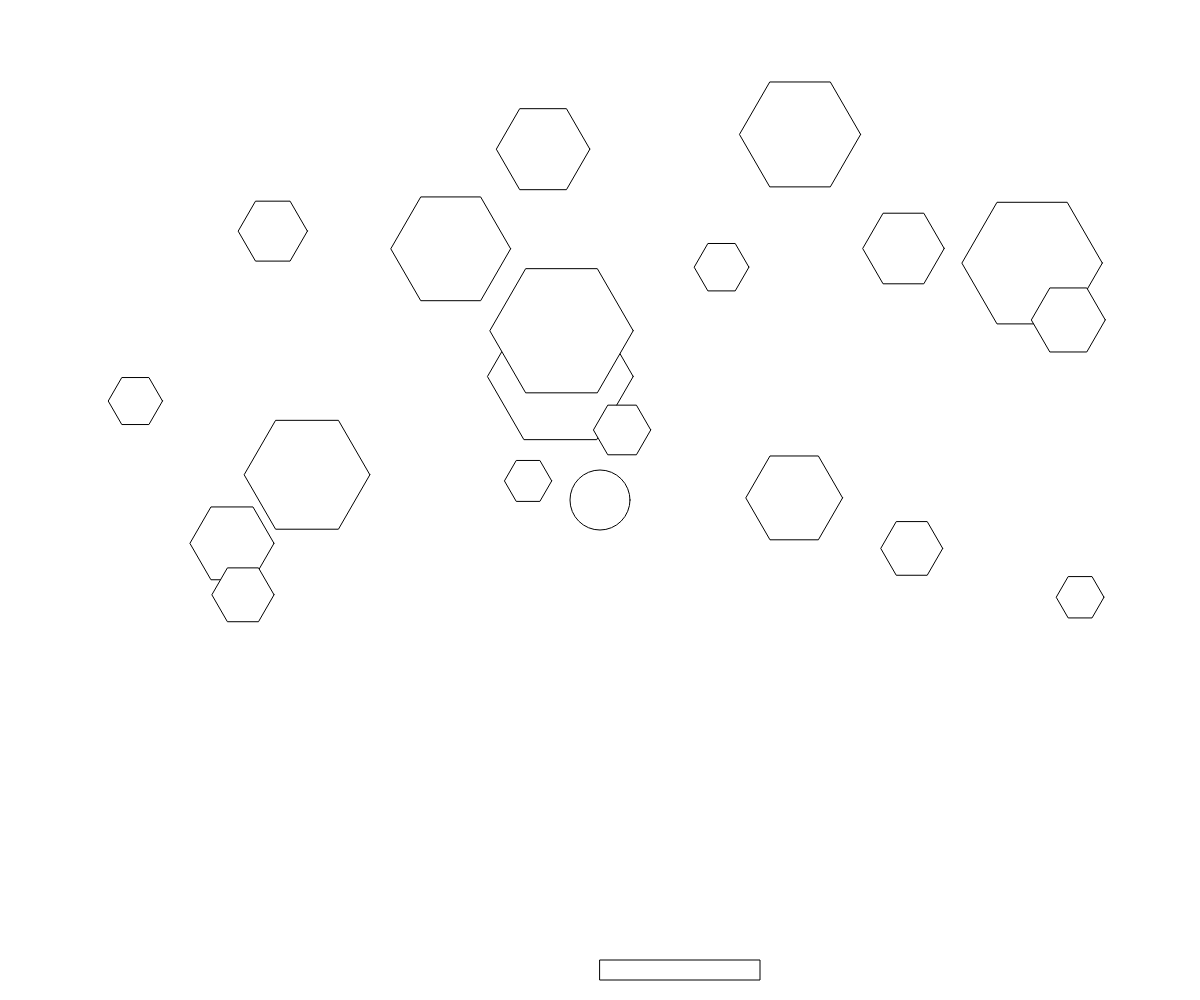
Frame 1 (no input)
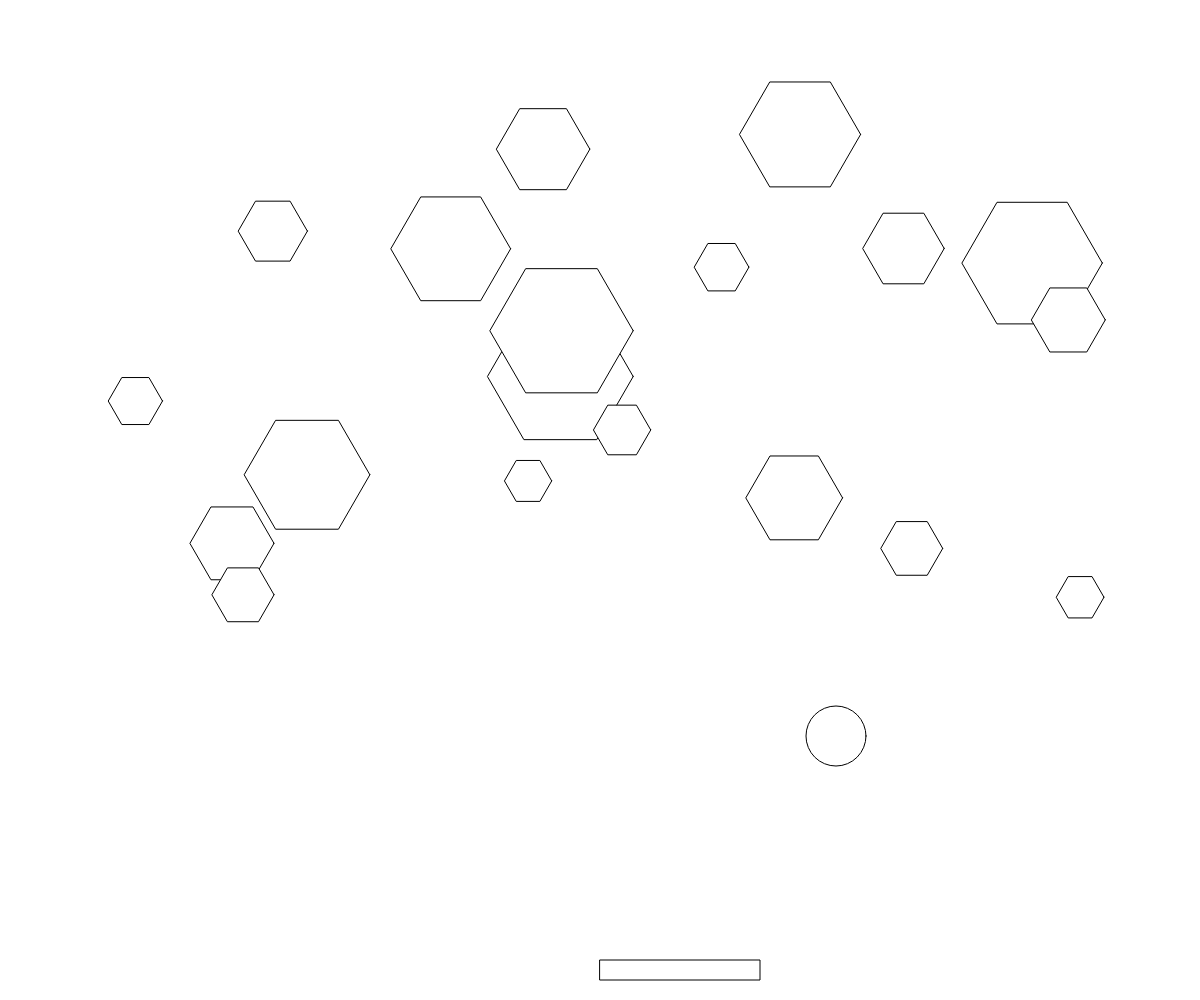
Frame 60 (no input)
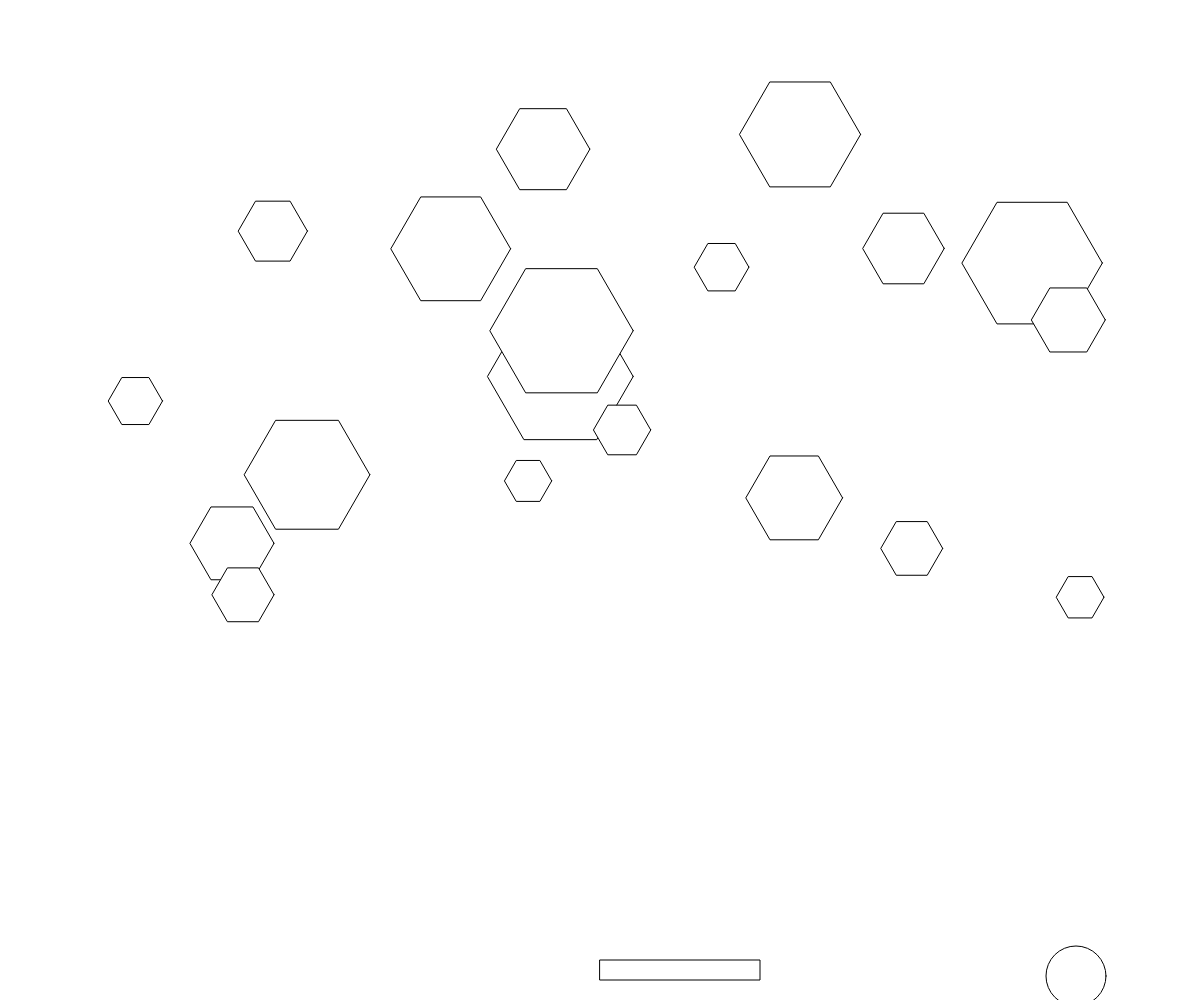
Frame 120 (the mouse pressed at the canvas centre since frame 60)

The p5.js sketch that drew these frames (run headless with seeded random() and noise() and a simulated clock; from frame 60 on, the mouse is pressed at the canvas centre):

// p5.js sketch
// ── sketch.js
//https://www.youtube.com/watch?v=5kEPixL8JoU

var paddle;
var ball;
var bricks = [];

function setup(){
  createCanvas(windowWidth, windowHeight);
  paddle = new Paddle();
  ball = new Ball();

  for (let i = 0; i < 20; i++){
    bricks.push(new Brick());
  }
}

function draw(){
  background(255);
  paddle.display();
  paddle.update();
  paddle.checkEdges();

  ball.display();
  ball.update();
  ball.checkEdges();

  if (ball.meets(paddle) && ball.direction.y > 0) {
    ball.direction.y *= -1;
  }
  //actual interaction of paddle and Ball

  for (var j = 0; j < bricks.length; j++) {
    if (ball.hits(bricks[j])) {
      if (bricks[j].r > 40) {
        bricks[j].r = bricks[j].r / 2
      } else {
        bricks.splice(j, 1);
      }
      ball.direction.y *= -1;
    }
    bricks[j].display();
  }



}

function keyPressed(){
  if (key === 'a' || key === 'A'){
    paddle.isMovingLeft = true;
  } else if (key === 'd' || key === 'D'){
    paddle.isMovingRight = true;
  }
}
//p5 function

function keyReleased(){
  paddle.isMovingLeft = false;
  paddle.isMovingRight = false;
}
//also a p5 function
//testing should correspond to interactivity; press left and release, press right and keyReleased
//yay

// ── ball.js
function Ball() {
  this.pos = createVector(width/2, height/2);
  this.r = 30;
  this.direction = createVector(1, 1);
  this.vel = createVector(1, 1).mult(4);
  //multiply by 8

  this.display = function() {
    ellipse(this.pos.x, this.pos.y, this.r*2, this.r*2);

  }

  this.update = function() {
    this.pos.x += this.vel.x * this.direction.x;
    this.pos.y += this.vel.y * this.direction.y;
  }
    //update pos based on previous pos

  this.checkEdges = function() {
    if (this.pos.y < this.r && this.direction.y < 0) {
      this.direction.y *= -1;
    }
    if (this.pos.x < this.r && this.direction.x < 0) {
      this.direction.x *= -1;
    }
    if (this.pos.x > width - this.r && this.direction.x > 0) {
      this.direction.x *= -1;
    }
  }

  this.meets = function(paddle) {
    if (this.pos.y < paddle.pos.y &&
        this.pos.y > paddle.pos.y - this.r &&
        this.pos.x > paddle.pos.x - this.r &&
        this.pos.x < paddle.pos.x + paddle.w + this.r){
          return true;
        } else {
          return false;
        }
  }

  this.hits = function(brick) {
    //dist = calculate distance between two points
    var distance = dist(this.pos.x, this.pos.y, brick.pos.x, brick.pos.y);
    if (distance < this.r + brick.r) {
      return true;
    } else {
      return false;
    }
  }
}

// ── brick.js
function Brick(){
  this.r = random(20, 80);
  this.pos = createVector(random(100, width - 100), random(100, height - 400));
  this.total = 6;

  this.display = function() {
    push();
    translate(this.pos.x, this.pos.y);
    beginShape();
    for(var i = 0; i < this.total; i++) {
      let angle = map(i, 0, this.total, 0, TWO_PI);
      var x = this.r * cos(angle);
      var y = this.r * sin(angle);
      vertex(x, y);
      //for loop generates 6 vertices
    }
    endShape(CLOSE);
    //polygon will close on itself
    pop();
  }
}

// ── paddle.js
function Paddle() {
  this.w = 160;
  this.h = 20;
  //height and width

  this.isMovingLeft = false;
  this.isMovingRight = false;
  //create direction as properties

  this.pos = createVector(width/2, height - 40);
    //creates vector
    //width and height of canvas

    this.display = function() {
      rect(this.pos.x, this.pos.y, this.w, this.h);
      //pass xy pos of paddle
    }

    this.move = function(step){
      this.pos.x += step;
    }

    this.update = function(){
      if (this.isMovingRight){
        this.move(20);
    } else if (this.isMovingLeft) {
      this.move(-20);
    }
    //update x.pos
}

    this.checkEdges = function() {
      if (this.pos.x < 0) {
        this.pos.x = 0;
      } else if (this.pos.x > width - this.w) {
        this.pos.x = width - this.w;
      }
    }
}
